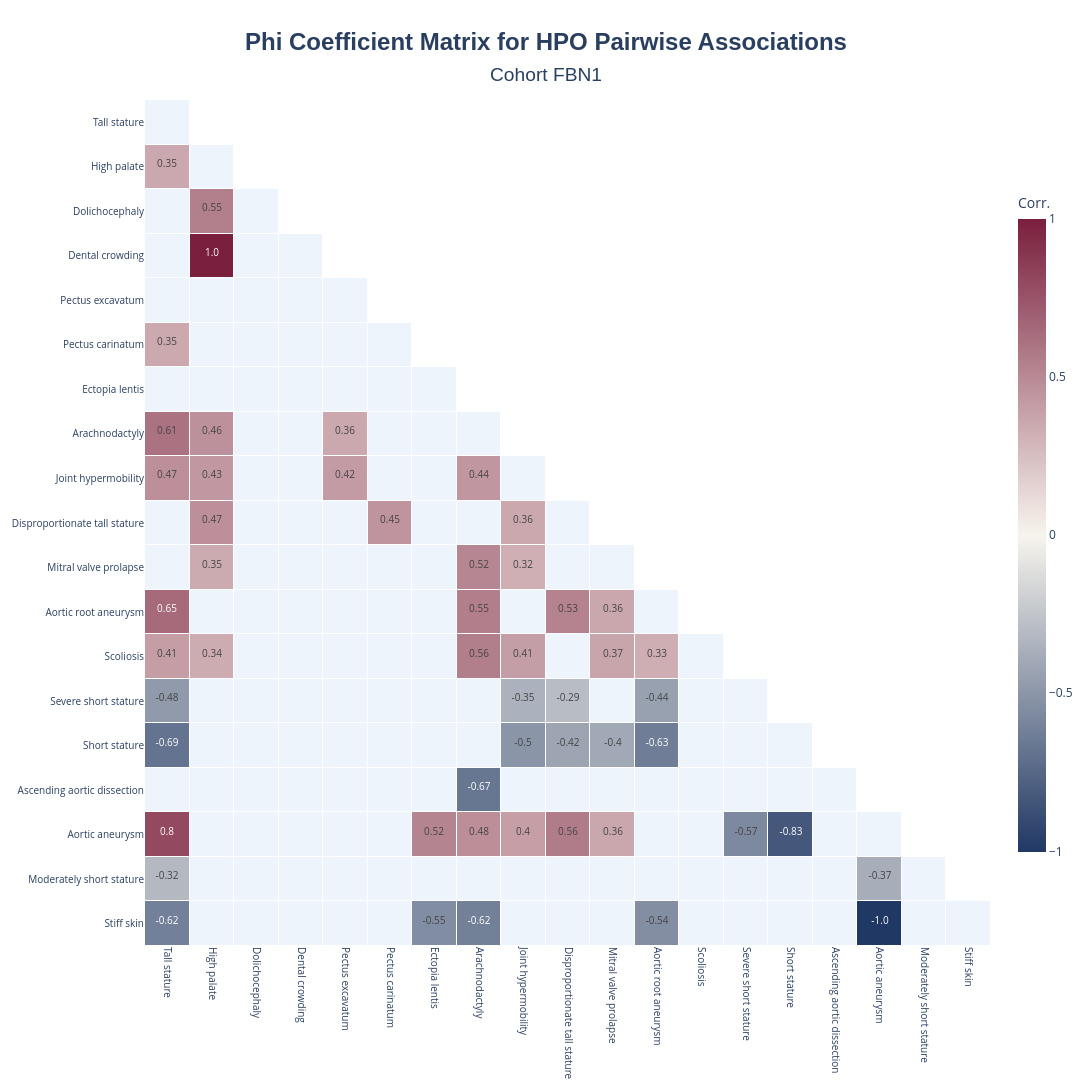

Notebook source saved alongside this figure:
### Markdown cell above
#### Ploting the heatmap

### Code cell
results.plot_correlation_heatmap_with_significance(
    title_name="Cohort FBN1",
)

### Figure 1 — Plotly figure (JSON) as saved in the notebook; plotly's stock layout.template omitted (floating-point values rounded to 4 significant figures; data arrays with more than 128 entries replaced by an {"elided": "..."} marker saying what was removed)
{"data": [{"colorscale": [[0, "#eef4fb"], [1, "#eef4fb"]], "hoverinfo": "skip", "showscale": false, "type": "heatmap", "x": ["Tall stature", "High palate", "Dolichocephaly", "Dental crowding", "Pectus excavatum", "Pectus carinatum", "Ectopia lentis", "Arachnodactyly", "Joint hypermobility", "Disproportionate tall stature", "Mitral valve prolapse", "Aortic root aneurysm", "Scoliosis", "Severe short stature", "Short stature", "Ascending aortic dissection", "Aortic aneurysm", "Moderately short stature", "Stiff skin"], "xgap": 1, "y": ["Tall stature", "High palate", "Dolichocephaly", "Dental crowding", "Pectus excavatum", "Pectus carinatum", "Ectopia lentis", "Arachnodactyly", "Joint hypermobility", "Disproportionate tall stature", "Mitral valve prolapse", "Aortic root aneurysm", "Scoliosis", "Severe short stature", "Short stature", "Ascending aortic dissection", "Aortic aneurysm", "Moderately short stature", "Stiff skin"], "ygap": 1, "z": {"elided": "19x19 int values"}}, {"colorbar": {"len": 0.8, "thickness": 28, "title": {"text": "Corr."}}, "colorscale": [[0, "#203864"], [0.5, "#F7F4ED"], [1, "#7A1F3D"]], "hoverinfo": "text", "hovertext": {"elided": "19x19 str values"}, "text": {"elided": "19x19 str values"}, "texttemplate": "<span style='font-size:10px'>%{text}</span>", "type": "heatmap", "x": ["Tall stature", "High palate", "Dolichocephaly", "Dental crowding", "Pectus excavatum", "Pectus carinatum", "Ectopia lentis", "Arachnodactyly", "Joint hypermobility", "Disproportionate tall stature", "Mitral valve prolapse", "Aortic root aneurysm", "Scoliosis", "Severe short stature", "Short stature", "Ascending aortic dissection", "Aortic aneurysm", "Moderately short stature", "Stiff skin"], "xgap": 1, "y": ["Tall stature", "High palate", "Dolichocephaly", "Dental crowding", "Pectus excavatum", "Pectus carinatum", "Ectopia lentis", "Arachnodactyly", "Joint hypermobility", "Disproportionate tall stature", "Mitral valve prolapse", "Aortic root aneurysm", "Scoliosis", "Severe short stature", "Short stature", "Ascending aortic dissection", "Aortic aneurysm", "Moderately short stature", "Stiff skin"], "ygap": 1, "z": {"elided": "19x19 float values"}, "zmax": 1, "zmid": 0, "zmin": -1}], "layout": {"height": 1490, "paper_bgcolor": "white", "plot_bgcolor": "white", "title": {"font": {"family": "Arial", "size": 24}, "text": "<b>Phi Coefficient Matrix for HPO Pairwise Associations</b><br><span style='font-size:0.8em'>Cohort FBN1</span>", "x": 0.5, "xanchor": "center", "yanchor": "top"}, "width": 1490, "xaxis": {"tickangle": 90, "tickfont": {"size": 10}}, "yaxis": {"autorange": "reversed", "scaleanchor": "x", "scaleratio": 1, "tickfont": {"size": 10}}}}
